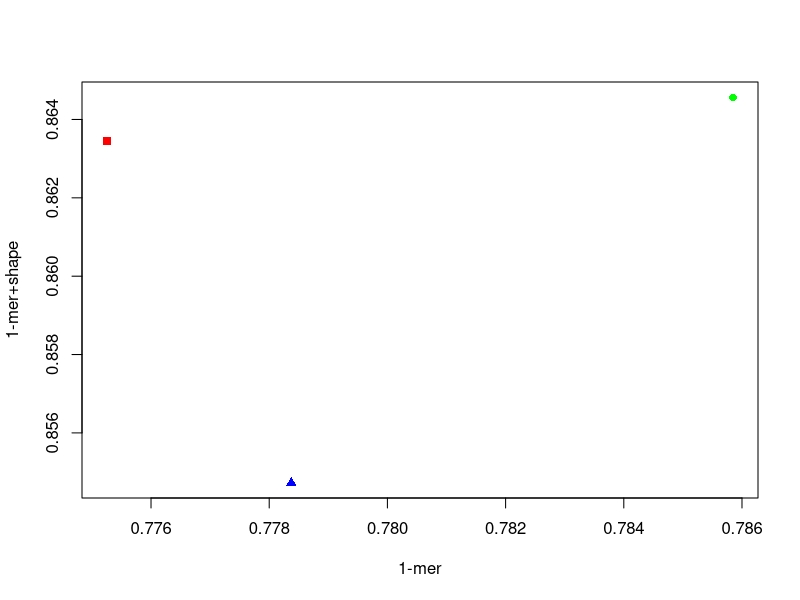

Write R code to recreate this figure.
##### Question 5 #####
library(coin)
library(stats)

# I wrote the previous rsq values on a txt file
rsq <- read.table("in/rsq.txt")

# Plot the values
plot(as.numeric(rsq[1,]), as.numeric(rsq[2,]), xlab = "1-mer", ylab = "1-mer+shape", 
     col=c("red","green","blue"), pch=15:17)

#Wilcox's rank sum test
wilcox.test(as.numeric(rsq[1,]), as.numeric(rsq[2,]), paired=FALSE, alternative="greater")
